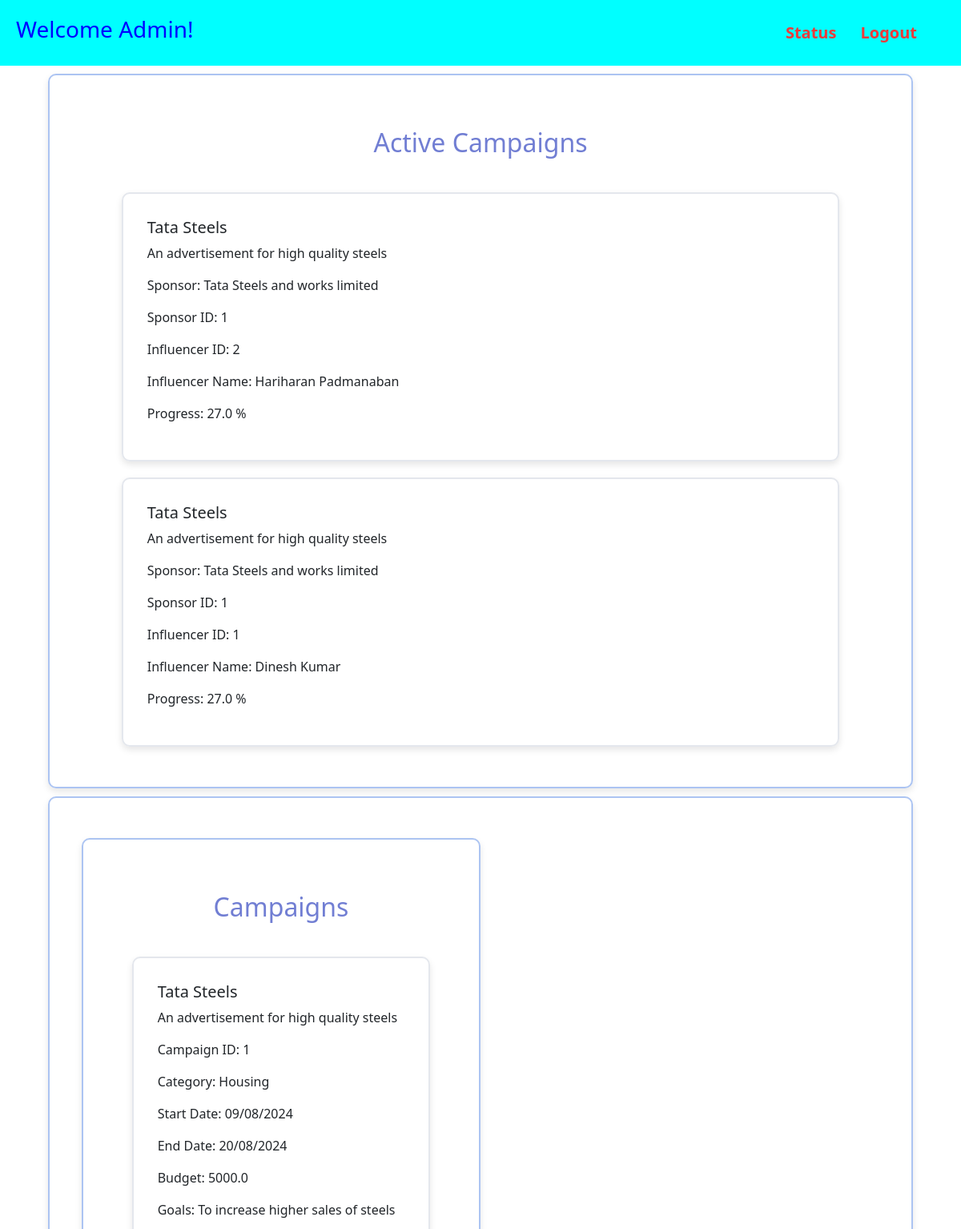
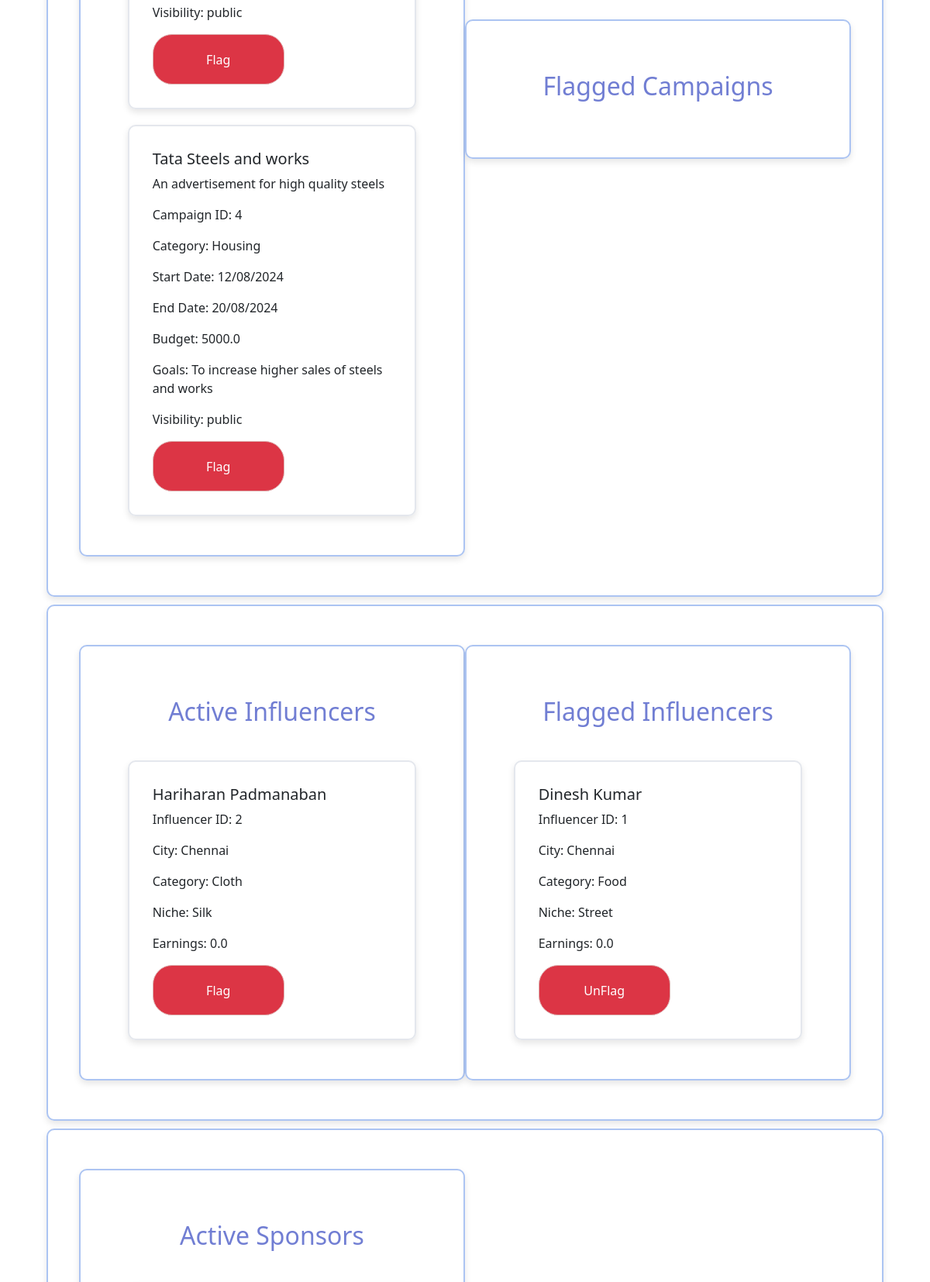
Page /admin_dashboard/1 (upper part) on the committed database (2 pictures, top to bottom).
### application/models.py (models this page shows)
class Ad_Request(db.Model):
    __tablename__ = 'ad_request'
    id = db.Column(db.Integer, primary_key=True, autoincrement=True, nullable = False, unique = True)
    campaign_id = db.Column(db.Integer, db.ForeignKey("campaigns.id") , nullable = False)
    influencer_id = db.Column(db.Integer,db.ForeignKey("influencer.id"), nullable = False)
    messages = db.Column(db.String, nullable = False)
    requirements = db.Column(db.String, nullable = False)
    payment = db.Column(db.Integer, nullable = False)
    status = db.Column(db.String, nullable = False)
    last_modified_by = db.Column(db.String, nullable=False)

class Campaigns(db.Model):
    __tablename__= 'campaigns'
    id = db.Column(db.Integer, primary_key=True, autoincrement=True, nullable = False, unique = True)
    name = db.Column(db.String, nullable = False)
    description = db.Column(db.String, nullable = False)
    start_date = db.Column(db.String, nullable = False)
    end_date  = db.Column(db.String, nullable = False)
    budget = db.Column(db.Float, nullable = False)
    category = db.Column(db.String, nullable = False)
    visibility = db.Column(db.String, nullable = False)
    goals = db.Column(db.String, nullable = False)
    sponsor_id = db.Column(db.String, db.ForeignKey("sponsor.id"), nullable = False)
    progress = db.Column(db.Float, nullable = False)
    flag = db.Column(db.Integer, nullable = False)
    sponsor = db.relationship("Sponsors", backref="campaigns")
    ad_requests = db.relationship("Ad_Request", backref="campaigns", cascade="all, delete")

class Sponsors(db.Model):
    __tablename__= 'sponsor'
    id = db.Column(db.Integer, primary_key=True, autoincrement=True, nullable = False, unique = True)
    company = db.Column(db.String, nullable = False)
    city = db.Column(db.String, nullable = False)
    industry = db.Column(db.String, nullable = False)
    budget  = db.Column(db.Float, nullable = False)
    username = db.Column(db.String, nullable = False, unique = True)
    email = db.Column(db.String, nullable = False)
    password = db.Column(db.String, nullable = False)
    flag = db.Column(db.Integer, nullable = False)

class Influencers(db.Model):
    __tablename__= 'influencer'
    id = db.Column(db.Integer, primary_key=True, autoincrement=True, nullable = False, unique = True)
    fname = db.Column(db.String, nullable = False)
    lname = db.Column(db.String, nullable = False)
    city = db.Column(db.String, nullable = False)
    username = db.Column(db.String, nullable = False, unique = True)
    category  = db.Column(db.String, nullable = False)
    niche  = db.Column(db.String, nullable = False)
    email = db.Column(db.String, nullable = False)
    password = db.Column(db.String, nullable = False)
    flag = db.Column(db.Integer, nullable = False)
    earnings  = db.Column(db.Float, nullable = False)
    ad_requests = db.relationship("Ad_Request", backref="influencer", cascade="all, delete")

### application/controllers.py (the view)
@app.route("/admin_dashboard/<int:aid>", methods=["GET","POST"])
def admin_dashboard(aid):
    ads = Ad_Request.query.all()
    inf = Influencers.query.all()
    spon = Sponsors.query.all()
    cam = Campaigns.query.all()
    imagepaths =[]
    figure, axes = plt.subplots()
    users = {"Influencers":len(inf), "Sponsors": len(spon)}
    axes.bar(users.keys(), users.values())
    imagename = f'Admin{aid}_users.jpg'
    imagepath = os.path.join('static', 'images', imagename)
    plt.title(f'Total Active Users')
    plt.xlabel("Users")
    plt.ylabel("Number")
    plt.savefig(imagepath)
    imagepaths.append(imagepath)
    f_inf = Influencers.query.filter_by(flag=1).all()
    f_spon = Sponsors.query.filter_by(flag=1).all()
    figure, axes2 = plt.subplots()
    users = {"Flagged Influencers":len(f_inf), "Flagged Sponsors": len(f_spon)}
    axes2.bar(users.keys(), users.values())
    imagename = f'Admin{aid}_flagged_users.jpg'
    imagepath = os.path.join('static', 'images', imagename)
    plt.title(f'Total Flagged Users')
    plt.xlabel("Users")
    plt.ylabel("Number")
    plt.savefig(imagepath)
    imagepaths.append(imagepath)
    camp = Campaigns.query.filter_by(flag =0).all()
    f_cam = Campaigns.query.filter_by(flag =1).all()
    figure, axes3 = plt.subplots()
    users = {"Campaigns":len(camp), "Flagged Campaigns": len(f_cam)}
    axes3.bar(users.keys(), users.values())
    imagename = f'Admin{aid}_flagged_campaigns.jpg'
    imagepath = os.path.join('static', 'images', imagename)
    plt.title(f'Flagged and Active Campaigns')
    plt.xlabel("Campaigns")
    plt.ylabel("Number")
    plt.savefig(imagepath)
    imagepaths.append(imagepath)
    return render_template("admin_dashboard.html",aid = aid, ads = ads,status = imagepaths, inf = inf, spon = spon, cam = cam)

### templates/admin_dashboard.html (shortened to what this page needs)
<!DOCTYPE html>
<html lang="en">
    <head>
        <link href="https://cdn.jsdelivr.net/npm/bootstrap@5.1.0/dist/css/bootstrap.min.css" rel="stylesheet">
        <link rel="stylesheet" type="text/css" href="{{ url_for('static', filename='css/dashboard.css') }}"/>
    </head>
    <body>
        <header>
            <div class="Pic">
                <h3>Welcome Admin!</h3>
            </div>
            <nav>
                <ul>
                    <li><a href="#status" id="Status">Status</a></li>
                    <li><a href="/users" id="logout">Logout</a></li>
                </ul>
            </nav>
        </header>
        <div class="container2" id="campaigns">
            <h2>Active Campaigns</h2>
                {% if ads %}
                    {% for a in ads %}
                        {% if a.campaigns.progress > 0 and a.campaigns.flag ==0%}
                            <div class="showrequests">
                                <h5>{{ a.campaigns.name }}</h5>
                                <p>{{a.campaigns.description }}</p>
                                <p>Sponsor: {{a.campaigns.sponsor.company }}</p>
                                <p>Sponsor ID: {{a.campaigns.sponsor.id }}</p>
                                <p>Influencer ID: {{a.influencer_id }}</p>
                                <p>Influencer Name: {{a.influencer.fname}} {{a.influencer.lname}}</p>
                                <p>Progress: {{a.campaigns.progress}} %</p>
                            </div>
                        {% endif %}
                    {% endfor %}
                {% endif %}
        </div>
        <div class="container">
            <div class="container2">
                <h2>Campaigns</h2>
                {% if cam %}
                    {% for s in cam %}
                        {% if s.flag ==0 %}
                            <div class="campaigns">
                                    <h5>{{s.name}}</h5>
                                    <p>{{s.description}}</p>
                                    <p>Campaign ID: {{s.id}}</p>
                                    <p>Category: {{s.category}}</p>
                                    <p>Start Date: {{s.start_date}}</p>
                                    <p>End Date: {{s.end_date}}</p>
                                    <p>Budget: {{s.budget}}</p>
                                    <p>Goals: {{s.goals}}</p>
                                    <p>Visibility: {{s.visibility}}</p>
                                    <a class="btn btn-danger flag_campaign" href="/flag_campaign/{{s.id}}/{{aid}}" role="button" id="rcorner">Flag</a>
                            </div>
                        {% endif %}
                    {% endfor %}
                {% endif %}
            </div>
            <div class="container2">
                <h2>Flagged Campaigns</h2>
            </div>
        </div>
        <div class="container">
            <div class="container2">
                <h2>Active Influencers</h2>
                {% if inf %}
                    {% for s in inf %}
                        {% if s.flag ==0 %}
                            <div class="campaigns">
                                <h5>{{ s.fname }} {{s.lname}}</h5>
                                <p>Influencer ID: {{s.id}}</p>
                                <p>City: {{s.city}}</p>
                                <p>Category: {{s.category}}</p>
                                <p>Niche: {{s.niche}}</p>
                                <p>Earnings: {{s.earnings}}</p>
                                <a class="btn btn-danger" href="/flag_influencer/{{s.id}}/{{aid}}" role="button" id="rcorner">Flag</a>
                            </div>
                        {% endif %}
                    {% endfor %}
                {% endif %}
            </div>
            <div class="container2">
                <h2>Flagged Influencers</h2>
                {% if inf %}
                    {% for s in inf %}
                        {% if s.flag ==1 %}
                            <div class="campaigns">
                                <h5>{{ s.fname }} {{s.lname}}</h5>
                                <p>Influencer ID: {{s.id}}</p>
                                <p>City: {{s.city}}</p>
                                <p>Category: {{s.category}}</p>
                                <p>Niche: {{s.niche}}</p>
                                <p>Earnings: {{s.earnings}}</p>
                                <a class="btn btn-danger" href="/unflag_influencer/{{s.id}}/{{aid}}" role="button" id="rcorner">UnFlag</a>
                            </div>
                        {% endif %}
                    {% endfor %}
                {% endif %}
            </div>
        </div>
        <div class="container">
            <div class="container2">
                <h2>Active Sponsors</h2>
            </div>
        </div>
    </body>
</html>

### static/css/dashboard.css (style rules this page uses)
h3 { text-align: center; color: blue; }
h2 { text-align: center; color: blue; }
body { background-image: url("/static/images/background.jpg"); background-size: cover; background-repeat: no-repeat; }
header { width: 100%; padding: 20px; background-color: aqua; color: #fff; display: flex; justify-content: space-between; align-items: center; animation: fadeIn 2s ease-in-out; }
nav { margin-right: 20px; }
nav ul { list-style: none; padding: 0; margin: 0; display: flex; }
nav ul li { margin: 0 15px; }
h2 { text-align: center; color: rgb(113, 126, 211); padding: 25px; }
nav ul li a { color: #ec3a3a; text-decoration: none; font-size: 20px; font-weight: bold; transition: color 0.3s; }
.container { width: 90%; max-width: 1400px; border: 2px solid rgba(90, 138, 229, 0.5); background-color: rgba(255, 255, 255, 0.8); padding: 40px; margin: 10px auto; box-shadow: 0 4px 8px rgba(0, 0, 0, 0.1); border-radius: 10px; position: relative; display: flex;; align-items: center; height: auto; }
#New,#Edit, #Cancel,#Cancel2, #edit-profile,#cancelprofile, #showcampaign,#findinfluencer, #rcorner { border-radius: 25px; padding: 20px; width: 170px; height: 65px; border-color: #ddafaf; }
.showcampaigns,.showrequests, .editcampaigns, .showreceivedrequests, .editexistingcampaigns, .showexistingcampaigns, .viewcampaign, .campaigns { width: 90%; height: auto; max-width: 900px; border: 2px solid rgba(201, 207, 219, 0.5); background-color: rgba(255, 255, 255, 0.8); padding: 30px; margin: 10px auto; box-shadow: 0 4px 8px rgba(0, 0, 0, 0.1); border-radius: 10px; position: relative; align-items: center; flex-direction: column; }
.container2 { width: 90%; max-width: 1400px; border: 2px solid rgba(90, 138, 229, 0.5); background-color: rgba(255, 255, 255, 0.8); padding: 40px; margin: 10px auto; box-shadow: 0 4px 8px rgba(0, 0, 0, 0.1); border-radius: 10px; position: relative; display: flex;; align-items: center; height: auto; flex-direction: column; }

### rows in the picture
Ad_Request: campaigns.name "Tata Steels", campaigns.description "An advertisement for high quality steels", campaigns.sponsor.company "Tata Steels and works limited", campaigns.sponsor.id "1", influencer_id "2", influencer.fname "Hariharan", influencer.lname "Padmanaban", campaigns.progress "27.0"
Ad_Request: campaigns.name "Tata Steels", campaigns.description "An advertisement for high quality steels", campaigns.sponsor.company "Tata Steels and works limited", campaigns.sponsor.id "1", influencer_id "1", influencer.fname "Dinesh", influencer.lname "Kumar", campaigns.progress "27.0"
Campaigns: name "Tata Steels", description "An advertisement for high quality steels", id "1", category "Housing", start_date "09/08/2024", end_date "20/08/2024", budget "5000.0", goals "To increase higher sales of steels", visibility "public"
Campaigns: name "Tata Steels and works", description "An advertisement for high quality steels", id "4", category "Housing", start_date "12/08/2024", end_date "20/08/2024", budget "5000.0", goals "To increase higher sales of steels and works", visibility "public"
Influencers: fname "Hariharan", lname "Padmanaban", id "2", city "Chennai", category "Cloth", niche "Silk", earnings "0.0"
Influencers: fname "Dinesh", lname "Kumar", id "1", city "Chennai", category "Food", niche "Street", earnings "0.0"
